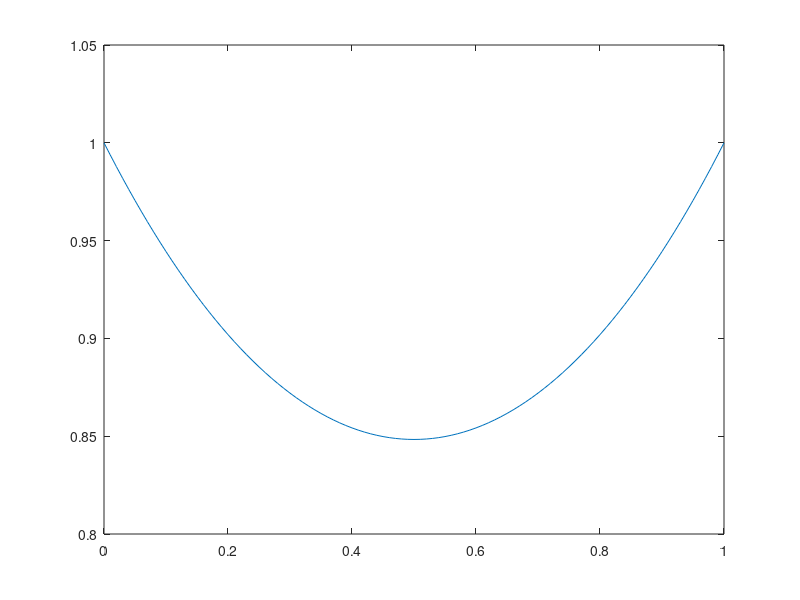

The MATLAB source for this figure: (Note: this script raises an error after producing the figure.)
%% REVOLUTION SURFACE AREA MINIMIZATION
clear
clc

% Draw catenary curve
x = 0:0.01:1;
a = 424169/500000;
y = a*cosh((x-0.5)/a);
plot(x,y)
hold on

% Plot optimum discretized curve that minimizes the revolution surface area
f = @integral;
U0 = ones(1,5);
[U_sD,S_sD,fX_sD,i_sD] = steepestDescent(f, U0, 'maxStep', 0.1, 'oneDimSearch', "dichoSearch");
x = linspace(0,1,numel(U0));
scatter(x, U_sD(i_sD-1,:))
ylim([0, 1])

U0 = ones(1,100);
[U_sD,S_sD,fX_sD,i_sD] = steepestDescent(f, U0, 'maxStep', 10, 'oneDimSearch', "dichoSearch");
x = linspace(0,1,numel(U0));
figure
scatter(x, U_sD(i_sD-1,:))
ylim([0, 1])